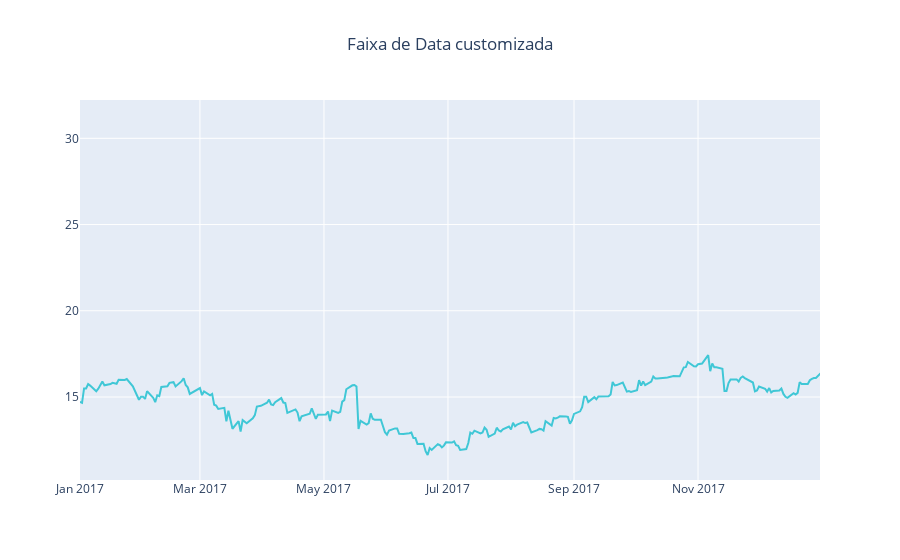

The code cell stored with this chart in its notebook:
### Markdown cell above
### Plotando agora fragico de linhas porem customizado

### Code cell
import plotly.graph_objs as go

newData = go.Scatter(
    x=data.Date,
    y= data['Close'],
    name = "Petr4 Close",
    line = dict(color = "#17BECF"),
    opacity = 0.8)
           
           
df = [newData]

layout = dict(
    title = "Faixa de Data customizada",
    title_x=0.5,
    xaxis = dict(range=['2017-01-01', '2017-12-31'])
)
           
fig = dict(data=df, layout=layout) 
py.iplot(fig, filename = "Manually Set Range")

### Figure 1 — Plotly figure (JSON) as saved in the notebook; plotly's stock layout.template omitted (floating-point values rounded to 4 significant figures; data arrays with more than 128 entries replaced by an {"elided": "..."} marker saying what was removed)
{"data": [{"line": {"color": "#17BECF"}, "name": "Petr4 Close", "opacity": 0.8, "type": "scatter", "x": {"elided": "1243 str values"}, "y": {"elided": "1243 float values"}}], "layout": {"autosize": true, "title": {"text": "Faixa de Data customizada", "x": 0.5}, "xaxis": {"range": ["2017-01-01", "2017-12-31"], "type": "date"}, "yaxis": {"autorange": true, "range": [10.19, 32.22], "type": "linear"}}}
